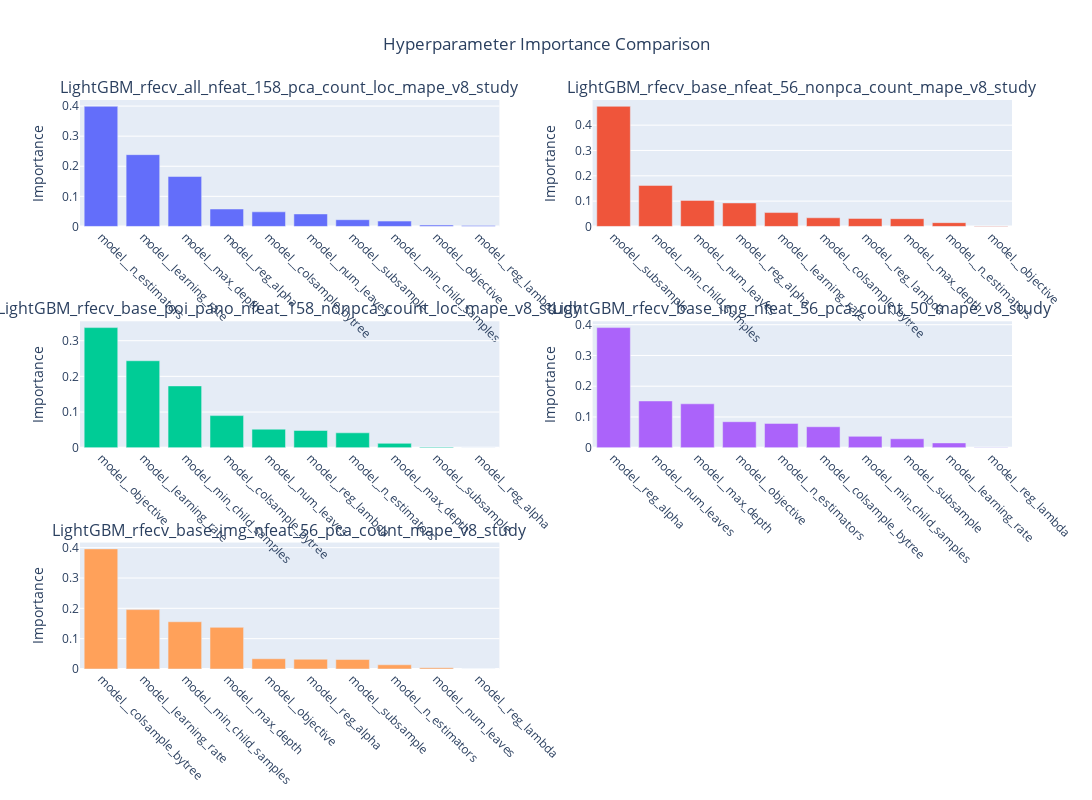

Notebook source saved alongside this figure:
### Code cell
# Compare hyperparameter importance and search spaces
nrows = len(studies_to_compare) // 2 + 1

fig = sp.make_subplots(
    rows=nrows, cols=2,
    subplot_titles=[name for name in studies_to_compare],
    #vertical_spacing=0.4,
    horizontal_spacing=0.1
)

for idx, (name, study) in enumerate(loaded_studies.items()):
    print(f"Study: {name}")
    row = idx // 2 + 1
    col = idx % 2 + 1
    
    # Get hyperparameter importance
    importance = optuna.importance.get_param_importances(study)
    params = list(importance.keys())
    scores = list(importance.values())
    
    # Add bar plot
    fig.add_trace(
        go.Bar(x=params, y=scores),
        row=row, col=col
    )
    
    # Update axes
    fig.update_xaxes(tickangle=45, row=row, col=col)
    fig.update_yaxes(title_text="Importance", row=row, col=col)

fig.update_layout(
    height=800,
    width=1200,
    title_text="Hyperparameter Importance Comparison",
    title_x=0.5,
    showlegend=False,

)
fig.show()

# Analyze search spaces and best parameters
print("\nSearch Space Analysis:")
print("=" * 80)
for name, study in loaded_studies.items():
    print(f"\nStudy: {name}")
    print("-" * 40)
    
    best_trial = study.best_trial
    
    # Get all parameter names from all trials
    all_params = set()
    for trial in study.trials:
        all_params.update(trial.params.keys())
    
    # Analyze parameter ranges and best values
    for param in sorted(all_params):
        values = [t.params.get(param) for t in study.trials if param in t.params]
        values = [v for v in values if type(v) in (float, int)]  # Filter out None values
        if values:            
            # Check if values are numeric or categorical
            if all(isinstance(v, (int, float)) for v in values):

                
                # Check if best value is near bounds
                min_val, max_val = min(values), max(values)
                best_val = best_trial.params.get(param)
                if best_val is not None:
                    range_size = max_val - min_val
                    if range_size > 0 and (abs(best_val - min_val) < 0.05 * range_size or abs(best_val - max_val) < 0.05 * range_size):
                        print(f"\nParameter: {param}")
                        print(f"Range: [{min(values):.4f}, {max(values):.4f}]")
                        best_val = best_trial.params.get(param)
                        print(f"Best value: {best_val:.4f}")
                        if abs(best_val - min_val) < 0.05 * range_size:
                            print("⚠️ Best value is near lower bound - consider extending range lower")
                        elif abs(best_val - max_val) < 0.05 * range_size:
                            print("⚠️ Best value is near upper bound - consider extending range higher")
            else:
                unique_values = sorted(set(values))
                print(f"Categorical values: {unique_values}")
                print(f"Best value: {best_trial.params.get(param, 'N/A')}")

### Figure 1 — Plotly figure (JSON) as saved in the notebook; plotly's stock layout.template omitted (floating-point values rounded to 4 significant figures)
{"data": [{"type": "bar", "x": ["model__n_estimators", "model__learning_rate", "model__max_depth", "model__reg_alpha", "model__colsample_bytree", "model__num_leaves", "model__subsample", "model__min_child_samples", "model__objective", "model__reg_lambda"], "xaxis": "x", "y": [0.3992, 0.2386, 0.1659, 0.05796, 0.04859, 0.04156, 0.02238, 0.01778, 0.004582, 0.00344], "yaxis": "y"}, {"type": "bar", "x": ["model__subsample", "model__min_child_samples", "model__num_leaves", "model__reg_alpha", "model__learning_rate", "model__colsample_bytree", "model__reg_lambda", "model__max_depth", "model__n_estimators", "model__objective"], "xaxis": "x2", "y": [0.4744, 0.162, 0.103, 0.09279, 0.05481, 0.03417, 0.03166, 0.03066, 0.01498, 0.001617], "yaxis": "y2"}, {"type": "bar", "x": ["model__objective", "model__learning_rate", "model__min_child_samples", "model__colsample_bytree", "model__num_leaves", "model__reg_lambda", "model__n_estimators", "model__max_depth", "model__subsample", "model__reg_alpha"], "xaxis": "x3", "y": [0.3367, 0.2437, 0.1732, 0.09001, 0.05198, 0.04826, 0.04177, 0.01224, 0.00207, 2.399e-07], "yaxis": "y3"}, {"type": "bar", "x": ["model__reg_alpha", "model__num_leaves", "model__max_depth", "model__objective", "model__n_estimators", "model__colsample_bytree", "model__min_child_samples", "model__subsample", "model__learning_rate", "model__reg_lambda"], "xaxis": "x4", "y": [0.3906, 0.1521, 0.1428, 0.08456, 0.07905, 0.06823, 0.037, 0.0291, 0.01569, 0.0008754], "yaxis": "y4"}, {"type": "bar", "x": ["model__colsample_bytree", "model__learning_rate", "model__min_child_samples", "model__max_depth", "model__objective", "model__reg_alpha", "model__subsample", "model__n_estimators", "model__num_leaves", "model__reg_lambda"], "xaxis": "x5", "y": [0.396, 0.1958, 0.1557, 0.1372, 0.03374, 0.03214, 0.03123, 0.01387, 0.004276, 1.682e-05], "yaxis": "y5"}], "layout": {"annotations": [{"font": {"size": 16}, "showarrow": false, "text": "LightGBM_rfecv_all_nfeat_158_pca_count_loc_mape_v8_study", "x": 0.225, "xanchor": "center", "xref": "paper", "y": 1, "yanchor": "bottom", "yref": "paper"}, {"font": {"size": 16}, "showarrow": false, "text": "LightGBM_rfecv_base_nfeat_56_nonpca_count_mape_v8_study", "x": 0.775, "xanchor": "center", "xref": "paper", "y": 1, "yanchor": "bottom", "yref": "paper"}, {"font": {"size": 16}, "showarrow": false, "text": "LightGBM_rfecv_base_poi_pano_nfeat_158_nonpca_count_loc_mape_v8_study", "x": 0.225, "xanchor": "center", "xref": "paper", "y": 0.6111, "yanchor": "bottom", "yref": "paper"}, {"font": {"size": 16}, "showarrow": false, "text": "LightGBM_rfecv_base_img_nfeat_56_pca_count_50_mape_v8_study", "x": 0.775, "xanchor": "center", "xref": "paper", "y": 0.6111, "yanchor": "bottom", "yref": "paper"}, {"font": {"size": 16}, "showarrow": false, "text": "LightGBM_rfecv_base_img_nfeat_56_pca_count_mape_v8_study", "x": 0.225, "xanchor": "center", "xref": "paper", "y": 0.2222, "yanchor": "bottom", "yref": "paper"}], "height": 800, "showlegend": false, "title": {"text": "Hyperparameter Importance Comparison", "x": 0.5}, "width": 1200, "xaxis": {"anchor": "y", "domain": [0, 0.45], "tickangle": 45}, "xaxis2": {"anchor": "y2", "domain": [0.55, 1], "tickangle": 45}, "xaxis3": {"anchor": "y3", "domain": [0, 0.45], "tickangle": 45}, "xaxis4": {"anchor": "y4", "domain": [0.55, 1], "tickangle": 45}, "xaxis5": {"anchor": "y5", "domain": [0, 0.45], "tickangle": 45}, "xaxis6": {"anchor": "y6", "domain": [0.55, 1]}, "yaxis": {"anchor": "x", "domain": [0.7778, 1], "title": {"text": "Importance"}}, "yaxis2": {"anchor": "x2", "domain": [0.7778, 1], "title": {"text": "Importance"}}, "yaxis3": {"anchor": "x3", "domain": [0.3889, 0.6111], "title": {"text": "Importance"}}, "yaxis4": {"anchor": "x4", "domain": [0.3889, 0.6111], "title": {"text": "Importance"}}, "yaxis5": {"anchor": "x5", "domain": [0, 0.2222], "title": {"text": "Importance"}}, "yaxis6": {"anchor": "x6", "domain": [0, 0.2222]}}}
